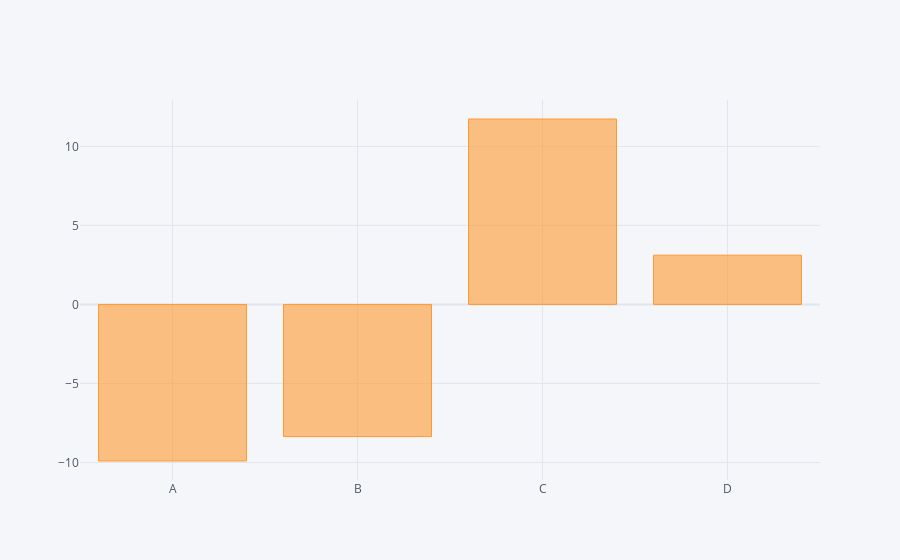

Here is the notebook cell this chart was saved with:
### Code cell
# can use aggregate function or groupby to make bar plot for larger dataframes
df.sum().iplot(kind='bar')

### Figure 1 — Plotly figure (JSON) as saved in the notebook; plotly's stock layout.template omitted (floating-point values rounded to 4 significant figures)
{"data": [{"marker": {"color": "rgba(255, 153, 51, 0.6)", "line": {"color": "rgba(255, 153, 51, 1.0)", "width": 1}}, "name": "None", "orientation": "v", "text": "", "type": "bar", "x": ["A", "B", "C", "D"], "y": [-9.907, -8.362, 11.74, 3.118]}], "layout": {"legend": {"bgcolor": "#F5F6F9", "font": {"color": "#4D5663"}}, "paper_bgcolor": "#F5F6F9", "plot_bgcolor": "#F5F6F9", "title": {"font": {"color": "#4D5663"}}, "xaxis": {"gridcolor": "#E1E5ED", "showgrid": true, "tickfont": {"color": "#4D5663"}, "title": {"font": {"color": "#4D5663"}, "text": ""}, "zerolinecolor": "#E1E5ED"}, "yaxis": {"gridcolor": "#E1E5ED", "showgrid": true, "tickfont": {"color": "#4D5663"}, "title": {"font": {"color": "#4D5663"}, "text": ""}, "zerolinecolor": "#E1E5ED"}}}
